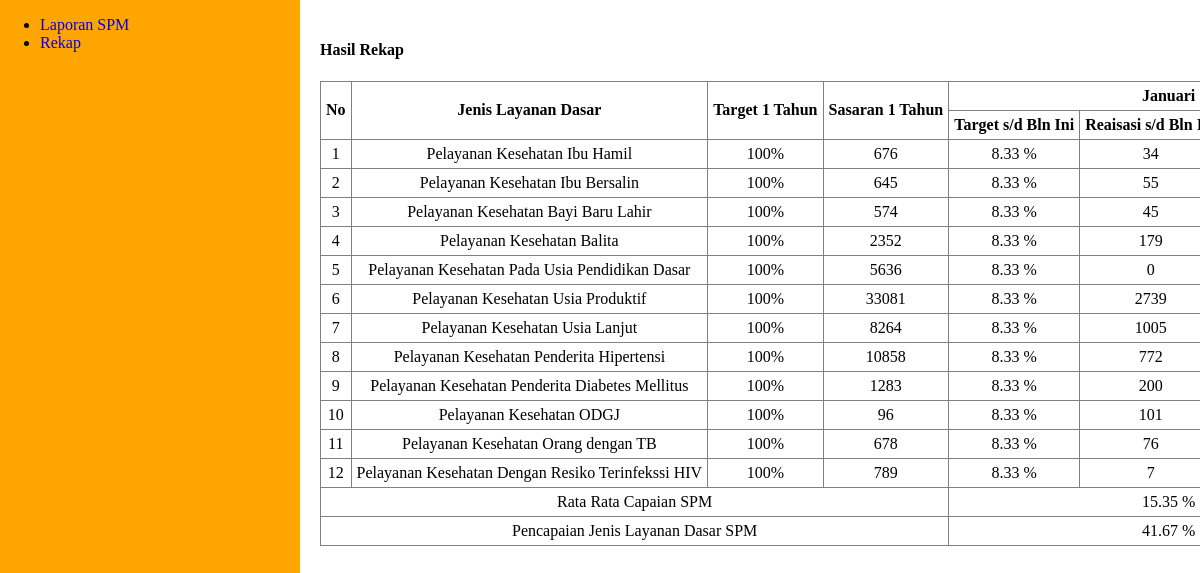
Screenshot of /rekap.php with the database file from the repository.
### tables this page shows
CREATE TABLE `tb_bumil` (
  `id` int(10) NOT NULL,
  `asembagus` int(10) NOT NULL,
  `gudang` int(10) NOT NULL,
  `wringin` int(10) NOT NULL,
  `trigonco` int(10) NOT NULL,
  `perante` int(10) NOT NULL,
  `awar` int(10) NOT NULL,
  `kedunglo` int(10) NOT NULL,
  `bantal` int(10) NOT NULL,
  `kertosari` int(10) NOT NULL,
  `mojosari` int(10) NOT NULL,
  `pkm_induk` int(10) NOT NULL,
  `luar_wilayah` int(10) NOT NULL,
  `bulan` set('januari','februari','maret','april','mei','juni','juli','agustus','september','oktober','november','desember') NOT NULL
);

CREATE TABLE `tb_bulin` (
  `id` int(10) NOT NULL,
  `asembagus` int(10) NOT NULL,
  `gudang` int(10) NOT NULL,
  `wringin` int(10) NOT NULL,
  `trigonco` int(10) NOT NULL,
  `perante` int(10) NOT NULL,
  `awar` int(10) NOT NULL,
  `kedunglo` int(10) NOT NULL,
  `bantal` int(10) NOT NULL,
  `kertosari` int(10) NOT NULL,
  `mojosari` int(10) NOT NULL,
  `pkm_induk` int(10) NOT NULL,
  `luar_wilayah` int(10) NOT NULL,
  `bulan` set('januari','februari','maret','april','mei','juni','juli','agustus','september','oktober','november','desember') NOT NULL
);

CREATE TABLE `tb_bbl` (
  `id` int(10) NOT NULL,
  `asembagus` int(10) NOT NULL,
  `gudang` int(10) NOT NULL,
  `wringin` int(10) NOT NULL,
  `trigonco` int(10) NOT NULL,
  `perante` int(10) NOT NULL,
  `awar` int(10) NOT NULL,
  `kedunglo` int(10) NOT NULL,
  `bantal` int(10) NOT NULL,
  `kertosari` int(10) NOT NULL,
  `mojosari` int(10) NOT NULL,
  `pkm_induk` int(10) NOT NULL,
  `luar_wilayah` int(10) NOT NULL,
  `bulan` set('januari','februari','maret','april','mei','juni','juli','agustus','september','oktober','november','desember') NOT NULL
);

CREATE TABLE `tb_balita` (
  `id` int(10) NOT NULL,
  `asembagus` int(10) NOT NULL,
  `gudang` int(10) NOT NULL,
  `wringin` int(10) NOT NULL,
  `trigonco` int(10) NOT NULL,
  `perante` int(10) NOT NULL,
  `awar` int(10) NOT NULL,
  `kedunglo` int(10) NOT NULL,
  `bantal` int(10) NOT NULL,
  `kertosari` int(10) NOT NULL,
  `mojosari` int(10) NOT NULL,
  `pkm_induk` int(10) NOT NULL,
  `luar_wilayah` int(10) NOT NULL,
  `bulan` set('januari','februari','maret','april','mei','juni','juli','agustus','september','oktober','november','desember') NOT NULL
);

CREATE TABLE `tb_us` (
  `id` int(10) NOT NULL,
  `asembagus` int(10) NOT NULL,
  `gudang` int(10) NOT NULL,
  `wringin` int(10) NOT NULL,
  `trigonco` int(10) NOT NULL,
  `perante` int(10) NOT NULL,
  `awar` int(10) NOT NULL,
  `kedunglo` int(10) NOT NULL,
  `bantal` int(10) NOT NULL,
  `kertosari` int(10) NOT NULL,
  `mojosari` int(10) NOT NULL,
  `pkm_induk` int(10) NOT NULL,
  `luar_wilayah` int(10) NOT NULL,
  `bulan` set('januari','februari','maret','april','mei','juni','juli','agustus','september','oktober','november','desember') NOT NULL
);

CREATE TABLE `tb_uspro` (
  `id` int(10) NOT NULL,
  `asembagus` int(10) NOT NULL,
  `gudang` int(10) NOT NULL,
  `wringin` int(10) NOT NULL,
  `trigonco` int(10) NOT NULL,
  `perante` int(10) NOT NULL,
  `awar` int(10) NOT NULL,
  `kedunglo` int(10) NOT NULL,
  `bantal` int(10) NOT NULL,
  `kertosari` int(10) NOT NULL,
  `mojosari` int(10) NOT NULL,
  `pkm_induk` int(10) NOT NULL,
  `luar_wilayah` int(10) NOT NULL,
  `bulan` set('januari','februari','maret','april','mei','juni','juli','agustus','september','oktober','november','desember') NOT NULL
);

CREATE TABLE `tb_lansia` (
  `id` int(10) NOT NULL,
  `asembagus` int(10) NOT NULL,
  `gudang` int(10) NOT NULL,
  `wringin` int(10) NOT NULL,
  `trigonco` int(10) NOT NULL,
  `perante` int(10) NOT NULL,
  `awar` int(10) NOT NULL,
  `kedunglo` int(10) NOT NULL,
  `bantal` int(10) NOT NULL,
  `kertosari` int(10) NOT NULL,
  `mojosari` int(10) NOT NULL,
  `pkm_induk` int(10) NOT NULL,
  `luar_wilayah` int(10) NOT NULL,
  `bulan` set('januari','februari','maret','april','mei','juni','juli','agustus','september','oktober','november','desember') NOT NULL
);

CREATE TABLE `tb_ht` (
  `id` int(10) NOT NULL,
  `asembagus` int(10) NOT NULL,
  `gudang` int(10) NOT NULL,
  `wringin` int(10) NOT NULL,
  `trigonco` int(10) NOT NULL,
  `perante` int(10) NOT NULL,
  `awar` int(10) NOT NULL,
  `kedunglo` int(10) NOT NULL,
  `bantal` int(10) NOT NULL,
  `kertosari` int(10) NOT NULL,
  `mojosari` int(10) NOT NULL,
  `pkm_induk` int(10) NOT NULL,
  `luar_wilayah` int(10) NOT NULL,
  `bulan` set('januari','februari','maret','april','mei','juni','juli','agustus','september','oktober','november','desember') NOT NULL
);

CREATE TABLE `tb_dm` (
  `id` int(10) NOT NULL,
  `asembagus` int(10) NOT NULL,
  `gudang` int(10) NOT NULL,
  `wringin` int(10) NOT NULL,
  `trigonco` int(10) NOT NULL,
  `perante` int(10) NOT NULL,
  `awar` int(10) NOT NULL,
  `kedunglo` int(10) NOT NULL,
  `bantal` int(10) NOT NULL,
  `kertosari` int(10) NOT NULL,
  `mojosari` int(10) NOT NULL,
  `pkm_induk` int(10) NOT NULL,
  `luar_wilayah` int(10) NOT NULL,
  `bulan` set('januari','februari','maret','april','mei','juni','juli','agustus','september','oktober','november','desember') NOT NULL
);

CREATE TABLE `tb_odgj` (
  `id` int(10) NOT NULL,
  `asembagus` int(10) NOT NULL,
  `gudang` int(10) NOT NULL,
  `wringin` int(10) NOT NULL,
  `trigonco` int(10) NOT NULL,
  `perante` int(10) NOT NULL,
  `awar` int(10) NOT NULL,
  `kedunglo` int(10) NOT NULL,
  `bantal` int(10) NOT NULL,
  `kertosari` int(10) NOT NULL,
  `mojosari` int(10) NOT NULL,
  `pkm_induk` int(10) NOT NULL,
  `luar_wilayah` int(10) NOT NULL,
  `bulan` set('januari','februari','maret','april','mei','juni','juli','agustus','september','oktober','november','desember') NOT NULL
);

CREATE TABLE `tb_tb` (
  `id` int(10) NOT NULL,
  `asembagus` int(10) NOT NULL,
  `gudang` int(10) NOT NULL,
  `wringin` int(10) NOT NULL,
  `trigonco` int(10) NOT NULL,
  `perante` int(10) NOT NULL,
  `awar` int(10) NOT NULL,
  `kedunglo` int(10) NOT NULL,
  `bantal` int(10) NOT NULL,
  `kertosari` int(10) NOT NULL,
  `mojosari` int(10) NOT NULL,
  `pkm_induk` int(10) NOT NULL,
  `luar_wilayah` int(10) NOT NULL,
  `bulan` set('januari','februari','maret','april','mei','juni','juli','agustus','september','oktober','november','desember') NOT NULL
);

CREATE TABLE `tb_hiv` (
  `id` int(10) NOT NULL,
  `asembagus` int(10) NOT NULL,
  `gudang` int(10) NOT NULL,
  `wringin` int(10) NOT NULL,
  `trigonco` int(10) NOT NULL,
  `perante` int(10) NOT NULL,
  `awar` int(10) NOT NULL,
  `kedunglo` int(10) NOT NULL,
  `bantal` int(10) NOT NULL,
  `kertosari` int(10) NOT NULL,
  `mojosari` int(10) NOT NULL,
  `pkm_induk` int(10) NOT NULL,
  `luar_wilayah` int(10) NOT NULL,
  `bulan` set('januari','februari','maret','april','mei','juni','juli','agustus','september','oktober','november','desember') NOT NULL
);

### rekap.php (the view, shortened to what the rows shown need)
<?php
require_once('koneksi.php');
?>
<!DOCTYPE html>
<html>
<head>
	<link rel="stylesheet" type="text/css" href="style.css">
</head>
<body>
	<div id="bungkus">
		<div class="konten" style="margin-top: 0px; ">
			<table border="1">
				<tr>
					<th rowspan="2">No</th>
					<th rowspan="2" style="min-width: 150px;">Jenis Layanan Dasar</th>
					<th rowspan="2">Target 1 Tahun</th>
					<th rowspan="2">Sasaran 1 Tahun</th>
					<?php
					for ($i=1; $i < 13; $i++) {
						switch ($i) {
							case '1':
							$bulan = "Januari";
							break;
							case '2':
							$bulan = "Februari";
							break;
							case '3':
							$bulan = "Maret";
							break;
							case '4':
							$bulan = "April";
							break;
							case '5':
							$bulan = "Mei";
							break;
							case '6':
							$bulan = "Juni";
							break;
							case '7':
							$bulan = "Juli";
							break;
							case '8':
							$bulan = "Agustus";
							break;
							case '9':
							$bulan = "September";
							break;
							case '10':
							$bulan = "Oktober";
							break;
							case '11':
							$bulan = "November";
							break;
							case '12':
							$bulan = "Desember";
							break;
							?>
						<?php } ?>
						<th colspan="4"><?php echo $bulan?></th>
					<?php } ?>
				</tr>
				<tr>
					<?php
					for ($i=1; $i < 13; $i++){?>
						<th>Target s/d Bln Ini</th>
						<th>Reaisasi s/d Bln Ini</th>
					<?php }
					?>
				</tr>
				<?php
				for ($i=1; $i < 13; $i++) {
					switch ($i) {
						case '1':
						$layanan = "Pelayanan Kesehatan Ibu Hamil";
						$s_tahun = 676;
						$jenis = "tb_bumil";
						break;
						case '2':
						$layanan = "Pelayanan Kesehatan Ibu Bersalin";
						$s_tahun = 645;
						$jenis = "tb_bulin";
						break;
						case '3':
						$layanan = "Pelayanan Kesehatan Bayi Baru Lahir";
						$s_tahun = 574;
						$jenis = "tb_bbl";
						break;
						case '4':
						$layanan = "Pelayanan Kesehatan Balita";
						$s_tahun = 2352;
						$jenis = "tb_balita";
						break;
						case '5':
						$layanan = "Pelayanan Kesehatan Pada Usia Pendidikan Dasar";
						$s_tahun = 5636;
						$jenis = "tb_us";
						break;
						case '6':
						$layanan = "Pelayanan Kesehatan Usia Produktif";
						$s_tahun = 33081;
						$jenis = "tb_uspro";
						break;
						case '7':
						$layanan = "Pelayanan Kesehatan Usia Lanjut";
						$s_tahun = 8264;
						$jenis = "tb_lansia";
						break;
						case '8':
						$layanan = "Pelayanan Kesehatan Penderita Hipertensi";
						$s_tahun = 10858;
						$jenis = "tb_ht";
						break;
						case '9':
						$layanan = "Pelayanan Kesehatan Penderita Diabetes Mellitus";
						$s_tahun = 1283;
						$jenis = "tb_dm";
						break;
						case '10':
						$layanan = "Pelayanan Kesehatan ODGJ";
						$s_tahun = 96;
						$jenis = "tb_odgj";
						break;
						case '11':
						$layanan = "Pelayanan Kesehatan Orang dengan TB";
						$s_tahun = 678;
						$jenis = "tb_tb";
						break;
						case '12':
						$layanan = "Pelayanan Kesehatan Dengan Resiko Terinfekssi HIV";
						$s_tahun = 789;
						$jenis = "tb_hiv";
						break;
					}
					?>
					<tr>
						<td><?php echo $i;?></td>
						<td><?php echo $layanan;?></td>
						<td><?php echo "100%";?></td>
						<td><?php echo $s_tahun;?></td>
						<?php
						for ($y=1; $y < 13; $y++) {
							switch ($y) {
								case '1':
								$target = 8.33;
								$ganti_bulan = "januari";
								break;
								case '2':
								$target = 16.67;
								$ganti_bulan = "februari";
								break;
								case '3':
								$target = 25;
								$ganti_bulan = "maret";
								break;
								case '4':
								$target = 33.33;
								$ganti_bulan = "april";
								break;
								case '5':
								$target = 41.67;
								$ganti_bulan = "mei";
								break;
								case '6':
								$target = 50;
								$ganti_bulan = "juni";
								break;
								case '7':
								$target = 58.33;
								$ganti_bulan = "juli";
								break;
								case '8':
								$target = 66.67;
								$ganti_bulan = "agustus";
								break;
								case '9':
								$target = 75;
								$ganti_bulan = "september";
								break;
								case '10':
								$target = 83.33;
								$ganti_bulan = "oktober";
								break;
								case '11':
								$target = 91.67;
								$ganti_bulan = "november";
								break;
								case '12':
								$target = 100;
								$ganti_bulan = "desember";
								break;
							}
							$query = "SELECT * FROM $jenis WHERE bulan = '$ganti_bulan'";
							$result = mysqli_query($db,$query);
							$r = mysqli_fetch_assoc($result);
							$sum = $r['asembagus']+$r['gudang']+$r['wringin']+$r['trigonco']+$r['perante']+$r['awar']+$r['kedunglo']+$r['bantal']+$r['kertosari']+$r['mojosari']+$r['pkm_induk']+$r['luar_wilayah'];
							if ($ganti_bulan == "januari") {
								$total = $sum;
							}else{
								$total += $sum;
							}
							?>
							<td style="min-width: 55px;"><?php echo "$target %";?></td>
							<td><?php echo $total;?></td>
						<?php	} ?>
					</tr>
				<?php } ?>
			</table>
		</div>
	</div>
</body>
</html>

### rows the page displays
tb_bumil: target "8.33", total "34"
tb_bulin: target "8.33", total "55"
tb_bbl: target "8.33", total "45"
tb_balita: target "8.33", total "179"
tb_us: target "8.33", asembagus "0"
tb_uspro: target "8.33", total "2739"
tb_lansia: target "8.33", total "1005"
tb_ht: target "8.33", total "772"
tb_dm: target "8.33", total "200"
tb_odgj: target "8.33", total "101"
tb_tb: target "8.33", total "76"
tb_hiv: target "8.33", total "7"

### other values shown
$bulan "Januari"
$layanan "Pelayanan Kesehatan Ibu Hamil"
$s_tahun "676"
$layanan "Pelayanan Kesehatan Ibu Bersalin"
$s_tahun "645"
$layanan "Pelayanan Kesehatan Bayi Baru Lahir"
$s_tahun "574"
$layanan "Pelayanan Kesehatan Balita"
$s_tahun "2352"
$layanan "Pelayanan Kesehatan Pada Usia Pendidikan Dasar"
$s_tahun "5636"
$layanan "Pelayanan Kesehatan Usia Produktif"
$s_tahun "33081"
$layanan "Pelayanan Kesehatan Usia Lanjut"
$s_tahun "8264"
